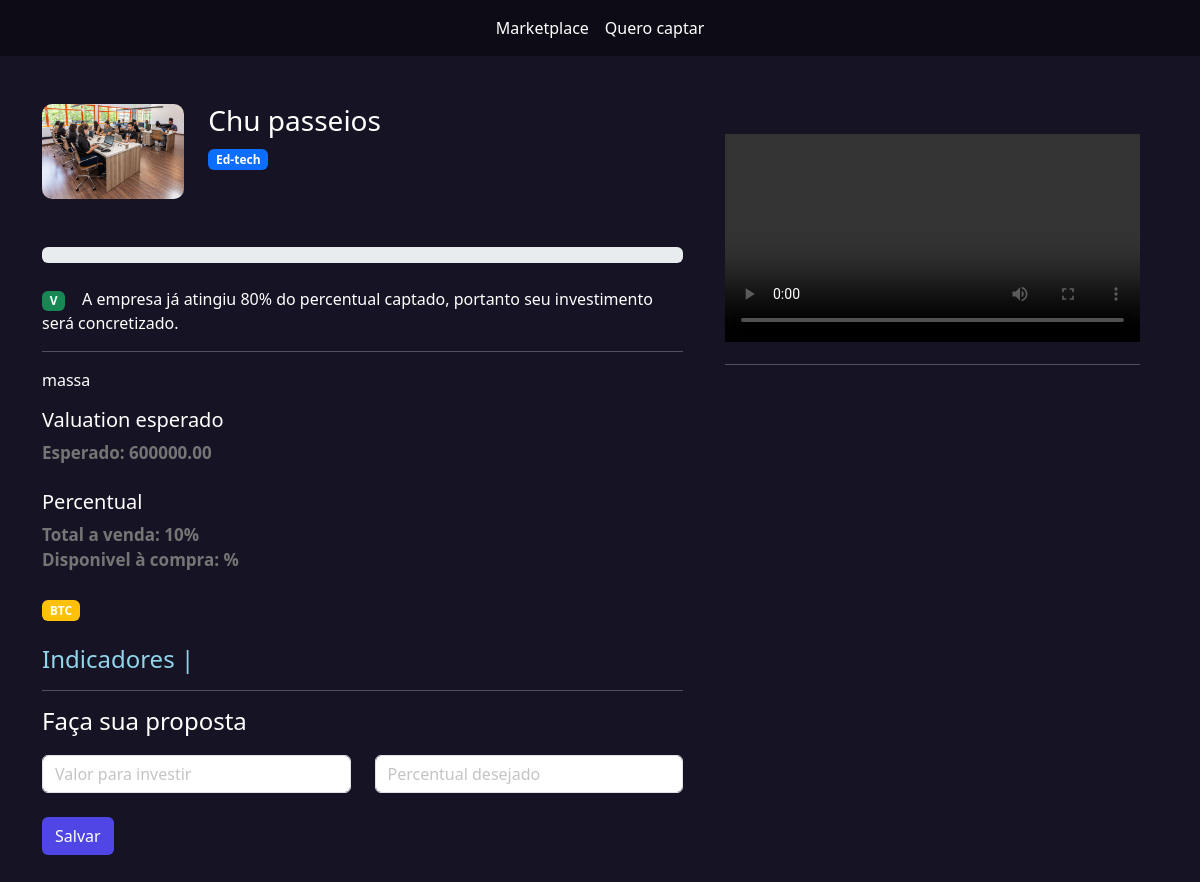
/investidores/ver_empresa/6, run on the app's committed database.
### empresarios/models.py (models this page shows, shortened)
class Empresas(models.Model):
    tempo_existencia_choices = (
        ('-6', 'Menos de 6 meses'),
        ('+6', 'Mais de 6 meses'),
        ('+1', 'Mais de 1 ano'),
        ('+5', 'Mais de 5 anos')
    )
    estagio_choices = (
        ('I', 'Tenho apenas uma idea'),
        ('MVP', 'Possuo um MVP'),
        ('MVPP', 'Possuo um MVP com clientes pagantes'),
        ('E', 'Empresa pronta para escalar'),
    )
    area_choices = (
        ('ED', 'Ed-tech'),
        ('FT', 'Fintech'),
        ('AT', 'Agrotech'),
    )
    user = models.ForeignKey(User, on_delete=models.DO_NOTHING)
    nome = models.CharField(max_length=50)
    cnpj = models.CharField(max_length=30)
    site = models.URLField()
    tempo_existencia = models.CharField(max_length=2, choices=tempo_existencia_choices, default='-6')
    descricao = models.TextField()
    data_final_captacao = models.DateField()
    percentual_equity = models.IntegerField() # Percentual esperado
    estagio = models.CharField(max_length=4, choices=estagio_choices, default='I')
    area = models.CharField(max_length=3, choices=area_choices)
    publico_alvo = models.CharField(max_length=3)
    valor = models.DecimalField(max_digits=9, decimal_places=2) # Valor total a ser vendido
    pitch = models.FileField(upload_to='pitchs')
    logo = models.FileField(upload_to='logo')
    from django.utils.safestring import mark_safe
    @property
    def valuation(self):
        return f'{(100 * self.valor) / self.percentual_equity:.2f}'

### investidores/views.py (the view)
# urls.py: path('ver_empresa/<int:id>', views.ver_empresa, name="ver_empresa"),
def ver_empresa(request, id):
    empresa = Empresas.objects.get(id=id)
    documentos = Documento.objects.filter(empresa = empresa)
    metricas = Metricas.objects.filter(empresa=empresa)
    return render(request, 'ver_empresa.html', {'empresa': empresa, 'documentos': documentos, 'metricas':metricas})

### investidores/templates/ver_empresa.html (shortened to what this page needs)
{% extends "base.html" %}
{% load static %}
{% block 'head' %}
	<link rel="stylesheet" href="{% static 'empresarios/css/listar_empresas.css' %}">
	<link rel="stylesheet" href="{% static 'empresarios/css/empresa.css' %}">
	<link rel="stylesheet" href="{% static 'usuarios/css/usuarios.css' %}">
{% endblock 'head' %}
{% block 'body' %}
    {% include "partials/barra_navegacao.html" %}
    <br><br>
    <div class="container">
        <div class="row">
            <div class="col-md-7">
                <div class="row">
                    <div class="col-md-3">
                        <img src="{{empresa.logo.url}}" class="foto-empresa" alt="">
                    </div>
                    <div class="col-md">
                        <h3>{{empresa.nome}}</h3>
                        <span class="badge bg-primary">
                            {{empresa.get_area_display}}
                        </span>
                    </div>
                </div>
                <br><br>
                <div class="progress" wtyle="80%">
                </div>
                <br>
                    <span class="badge bg-success">V</span><span>&nbsp &nbsp A empresa já atingiu 80% do percentual captado, portanto seu investimento será concretizado.</span>
                <hr>
                <p>{{empresa.descricao}}</p>
                <div class="col-md">
                    <h5>Valuation esperado</h5>
                    <span class="sub-fonte"> Esperado: {{empresa.valuation}}</span>
                    <br>
                    <br>
                    <h5> Percentual </h5>
                    <span class="sub-fonte">Total a venda: {{empresa.percentual_equity}}%</span>
                    <br>
                    <span class="sub-fonte">Disponivel à compra: %</span>
                </div>
                <br>
                <span class="badge bg-warning">{{empresa.publico_alvo}}</span>
                <br><br>
                <h4 style="color: #92D5EB">Indicadores |</h4>
                <hr>
                <div class="row">
                    <h4>Faça sua proposta</h4>
                    <br><br>
                    <div class="col-md">
                        <form action="" method="POST"> {% csrf_token %}
                            <input type="number" name="valor" class="form-control" placeholder="Valor para investir">
                            <br>
                            <input type="submit" class="btn btn-indigo-normal" value="Salvar">
                    </div>
                    <div class="col-md">
                            <input type="number" name="percentual" class="form-control" placeholder="Percentual desejado">
                    </div>
                </div>
            </div>
            <div class="col-md-5 intereses-investimentos">
                <video name='demo' controls autoplay width='100%'>
                    <source src="{{empresa.pitch.url}}" type="video/mp4"></source>
                </video>
                <hr>
            </div>
        </div>
    </div>
    <br><br>
{% endblock 'body' %}

### templates/static/geral/css/base.css (style rules this page uses)
:root { --main-color: #161424; --dark-color: #0D0C16; --contrast-color: #4F46E5; }
body { color: white !important; background-color: var(--main-color) !important; }

### templates/static/empresarios/css/empresa.css (style rules this page uses)
.intereses-investimentos { min-height: 80vh; padding: 30px }
.foto-empresa { width: 100%; border-radius: 10px; }
.sub-fonte { color:rgb(117, 117, 117); font-size: 17px; font-weight: bold; }

### templates/static/usuarios/css/usuarios.css (style rules this page uses)
.btn-indigo-normal { background-color: var(--contrast-color); color: white; }

### data on the page
Empresas: logo (picture), nome "Chu passeios", area "Ed-tech", descricao "massa", valuation "600000.00", percentual_equity "10", publico_alvo "BTC"
